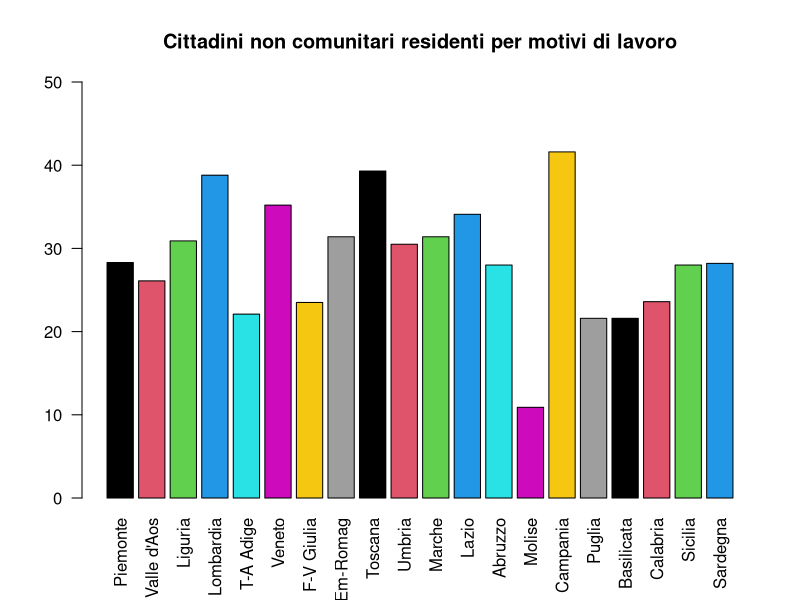
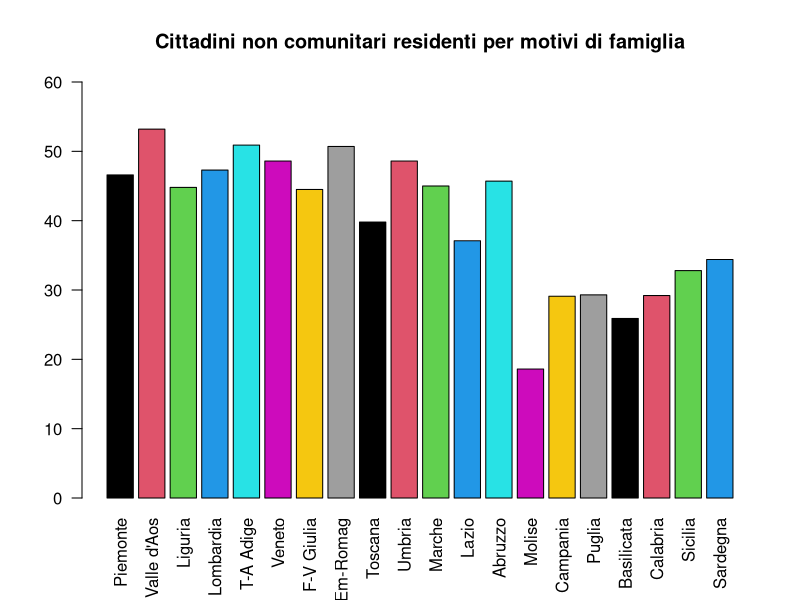
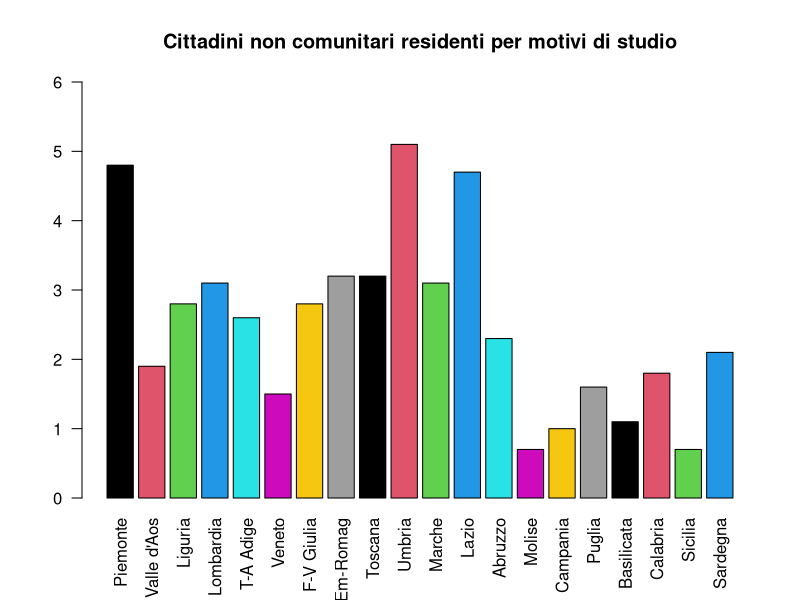
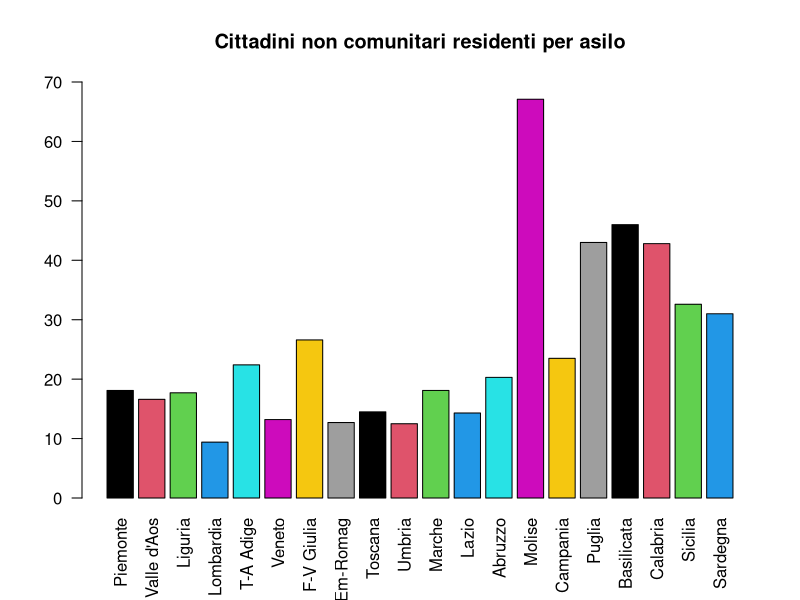
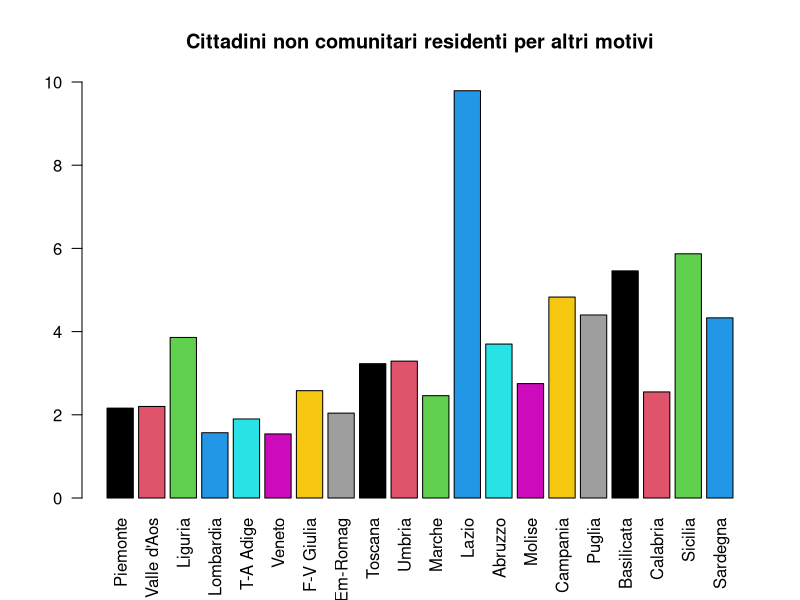
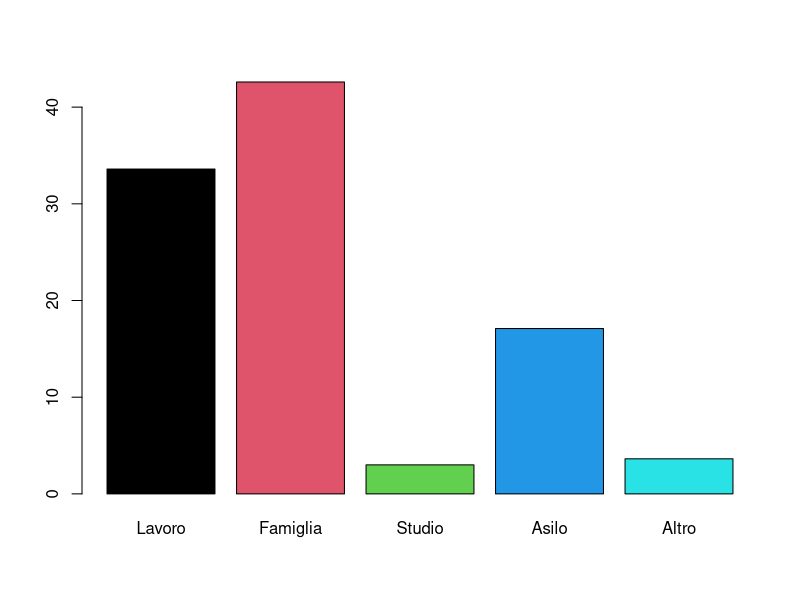
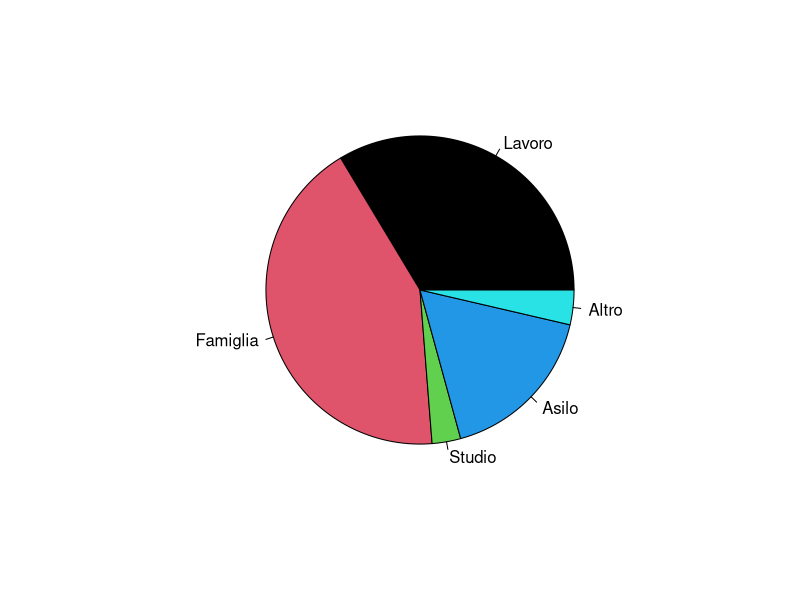
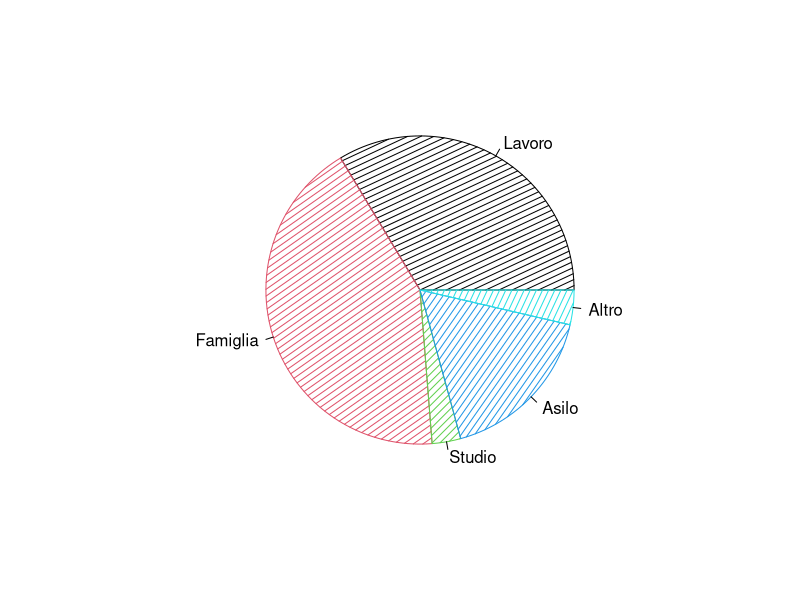

The R source for these figures, in order:
## ---- chunk 1
lavoro <- c(28.3, 26.1, 30.9, 38.8, 22.1, 35.2, 23.5, 31.4, 39.3, 30.5,
            31.4, 34.1, 28.0, 10.9, 41.6, 21.6, 21.6, 23.6, 28.0, 28.2)
famiglia <- c(46.6, 53.2, 44.8, 47.3, 50.9, 48.6, 44.5, 50.7, 39.8, 48.6, 
              45.0, 37.1, 45.7, 18.6, 29.1, 29.3, 25.9, 29.2, 32.8, 34.4)
studio <- c(4.8, 1.9, 2.8, 3.1, 2.6, 1.5, 2.8, 3.2, 3.2, 5.1, 3.1, 4.7, 
            2.3, 0.7, 1.0, 1.6, 1.1, 1.8, 0.7, 2.1)
asilo <- c(18.1, 16.6, 17.7, 9.4, 22.4, 13.2, 26.6, 12.7, 14.5, 12.5, 18.1,
           14.3, 20.3, 67.1, 23.5, 43.0, 46.0, 42.8, 32.6, 31.0)
altro <- c(2.16, 2.20, 3.86, 1.57, 1.90, 1.54, 2.58, 2.04, 3.23, 3.29, 2.46,
           9.79, 3.70, 2.75, 4.83, 4.40, 5.46, 2.55, 5.87, 4.33)
## ---- chunk 2
tabella <- cbind(lavoro, famiglia, studio, asilo, altro)
## ---- chunk 3
rownames(tabella) <- c("Piemonte", "Valle d'Aos", "Liguria",
                       "Lombardia", "T-A Adige","Veneto", 
                       "F-V Giulia", "Em-Romag", "Toscana", 
                       "Umbria", "Marche", "Lazio", "Abruzzo", 
                       "Molise", "Campania", "Puglia", 
                       "Basilicata", "Calabria", "Sicilia", "Sardegna")
tabella
## ---- chunk 4
classi <- c(0, 15, 20, 30, 50, 70)
## ---- chunk 5
table(cut(lavoro, classi))
## ---- chunk 6
table(cut(famiglia, classi))
## ---- chunk 7
table(cut(studio, classi))
## ---- chunk 8
table(cut(asilo, classi))
## ---- chunk 9
table(cut(altro, classi))
## ---- chunk 10
table(cut(lavoro, classi))/length(lavoro)
## ---- chunk 11
table(cut(famiglia, classi))/length(famiglia)
## ---- chunk 12
table(cut(studio, classi))/length(studio)
## ---- chunk 13
table(cut(asilo, classi))/length(asilo)
## ---- chunk 14
table(cut(altro, classi))/length(altro)
## ---- chunk 15
cumsum(table(cut(lavoro, classi)))
## ---- chunk 16
cumsum(table(cut(famiglia, classi)))
## ---- chunk 17
cumsum(table(cut(studio, classi)))
## ---- chunk 18
cumsum(table(cut(asilo, classi)))
## ---- chunk 19
cumsum(table(cut(altro, classi)))
## ---- chunk 20
cumsum(table(cut(lavoro, classi))/length(lavoro))

## ---- chunk 21
cumsum(table(cut(famiglia, classi))/length(famiglia))

## ---- chunk 22
cumsum(table(cut(studio, classi))/length(studio))

## ---- chunk 23
cumsum(table(cut(asilo, classi))/length(asilo))

## ---- chunk 24
cumsum(table(cut(altro, classi))/length(altro))

## ---- chunk 25
barplot(tabella[,1], col=1:20, ylim = c(0, 50), las=2, 
        main = "Cittadini non comunitari residenti per motivi di lavoro")
## ---- chunk 26
barplot(tabella[,2], col=1:20, ylim = c(0,60), las=2, 
        main = "Cittadini non comunitari residenti per motivi di famiglia")
## ---- chunk 27
barplot(tabella[,3], col=1:20, ylim = c(0,6), las=2, 
        main = "Cittadini non comunitari residenti per motivi di studio")
## ---- chunk 28
barplot(tabella[,4], col=1:20, ylim = c(0,70), las=2, 
        main = "Cittadini non comunitari residenti per asilo")
## ---- chunk 29
barplot(tabella[,5], col=1:20, ylim = c(0,10), las=2, 
        main = "Cittadini non comunitari residenti per altri motivi")
## ---- chunk 30
italia <- rbind(c(33.6, 42.6, 3.0, 17.1, 3.63))
colnames(italia) <- c("Lavoro", "Famiglia", "Studio", "Asilo", "Altro") 
barplot(italia[1,], col = 1:5)
## ---- chunk 31
pie(italia[1,], col=1:5)
## ---- chunk 32
pie(italia[1,], density = 18, angle= 15+10*(1:5), col = 1:5)
## ---- chunk 33
tabella[,4,drop=FALSE]
## ---- chunk 34
ordinata <- tabella[order(asilo, decreasing=TRUE),4 , drop = FALSE]
ordinata
## ---- chunk 35
asilo_freqRel <- ordinata[,1]/sum(asilo)
asilo_freqRelCum <- cumsum(asilo_freqRel)
asilo_freqRelCum
## ---- chunk 36
pareto <- barplot(asilo_freqRel, ylim = c(0,1.1), col=1:20, las=2)
lines(pareto, asilo_freqRelCum, type = "b", pch=16)
text(pareto-0.01, asilo_freqRelCum+0.03, paste(format(asilo_freqRelCum *100, digits=2), "%"))
## ---- chunk 37
plot(lavoro, col="blue", ylim = c(8,50), xlab = "Regioni", ylab="Tasso per lavoro")
## ---- chunk 38
plot(lavoro, col="blue", ylim = c(8,50), xlab = "Regioni", ylab="Tasso per lavoro")
lines(lavoro, col="red")
## ---- chunk 39
plot(lavoro, pch="*", ylim = c(0, 90), col="blue", ylab="Tasso", xlab="Indici regioni")
points(famiglia, pch="+", col="red")
points(studio, pch="x", col="green")
points(asilo, pch="o", col="magenta")
points(altro, pch="-", col="black")

legend(1, 90, c("lavoro", "famiglia", "studio", "asilo", "altro"), pch=c("*","+", "x", "o", "-"),
        col = c("blue", "red", "green", "magenta", "black"), ncol = 3)

## ---- chunk 40
h <- hist(famiglia, freq = TRUE, col = 1:5, main="Istogramma per motivi di famiglia", ylab="Frequenza assoluta classi", xlab = "Classi")
## ---- chunk 41
str(h)
## ---- chunk 42
fr <- h$density * 5
fr
## ---- chunk 43
h <- hist(famiglia, freq = TRUE, col = 1:5, main="Istogramma per motivi di famiglia", ylab="Frequenza assoluta classi", xlab = "Classi", breaks = classi)
## ---- chunk 44
quantile(lavoro)
## ---- chunk 45
summary(lavoro)
## ---- chunk 46
boxplot(lavoro, col = "orange", main="Boxplot tasso cittadini non comunitari residenti per motivi di lavoro")
## ---- chunk 47
quantile(famiglia)
## ---- chunk 48
summary(famiglia)
## ---- chunk 49
boxplot(famiglia, col = "red", main="Boxplot tasso cittadini non comunitari residenti per motivi di famiglia")
## ---- chunk 50
quantile(studio)
## ---- chunk 51
summary(studio)
## ---- chunk 52
boxplot(studio, col = "green", main="Boxplot tasso cittadini non comunitari residenti per motivi di studio")
## ---- chunk 53
quantile(asilo)
## ---- chunk 54
summary(asilo)
## ---- chunk 55
boxplot(asilo, col = "yellow",main="Boxplot tasso cittadini non comunitari residenti per motivi di asilo")
## ---- chunk 56
quantile(altro)
## ---- chunk 57
summary(altro)
## ---- chunk 58
boxplot(altro, col = "purple", main="Boxplot tasso cittadini non comunitari residenti per altri motivi")
## ---- chunk 59
boxplot(lavoro, famiglia, studio, asilo, altro, col = c("orange","red","green","yellow", "purple"), names = c("lavoro", "famiglia", "studio", "asilo", "altro"))
## ---- chunk 60
motivi <- data.frame(lavoro, famiglia, studio, asilo, altro)
## ---- chunk 61
pairs(motivi, main="Scatterplot per le coppie di variabili")
## ---- chunk 62
plot(motivi$lavoro, motivi$famiglia, xlab="Lavoro", ylab="Famiglia", main="Motivi di lavoro in relazione ai motivi di famiglia")
## ---- chunk 63
plot(ecdf(famiglia), main = "Funzione di distribuzione empirica discreta")
## ---- chunk 64
plot(ecdf(round(studio, digits = 0)), main="Funzione di distribuzione empirica discreta", col="red")
## ---- chunk 65
fempcont_classi <- c(0,15,25,30,35,40,45,50,55,60,70)

Ffamiglia <- cumsum(table(cut(famiglia, breaks=fempcont_classi, right =FALSE)))/length(famiglia)
Ffamiglia
## ---- chunk 66
Ffamiglia <- c(0, Ffamiglia)
plot(fempcont_classi, Ffamiglia, type = "b", axes = FALSE, main = "Funzione di distribuzione empirica continua", ylab ="Funzione", xlab = "Classi", col = "red")
axis(1, fempcont_classi)
axis(2, format(Ffamiglia, digits=2))
box()
## ---- chunk 67
Flavoro <- cumsum(table(cut(lavoro, breaks=fempcont_classi, right =FALSE)))/length(lavoro)
Flavoro <- c(0, Flavoro)
plot(fempcont_classi, Flavoro, type = "b", axes = FALSE, main = "Funzione di distribuzione empirica continua", ylab ="Funzione", xlab = "Classi", col = "red")
axis(1, fempcont_classi)
axis(2, format(Flavoro, digits=2))
box()
## ---- chunk 68
Fasilo <- cumsum(table(cut(asilo, breaks=fempcont_classi, right =FALSE)))/length(asilo)
Fasilo <- c(0, Fasilo)
plot(fempcont_classi, Fasilo, type = "b", axes = FALSE, main = "Funzione di distribuzione empirica continua", ylab ="Funzione", xlab = "Classi", col = "red")
axis(1, fempcont_classi)
axis(2, format(Fasilo, digits=2))
box()
## ---- chunk 69
fempcont_classi1 <- c(0,2,4,6,8,10)
Fstudio <- cumsum(table(cut(studio, breaks=fempcont_classi1, right =FALSE)))/length(studio)
Fstudio <- c(0, Fstudio)
plot(fempcont_classi1, Fstudio, type = "b", axes = FALSE, main = "Funzione di distribuzione empirica continua", ylab ="Funzione", xlab = "Classi", col = "red")
axis(1, fempcont_classi1)
axis(2, format(Fstudio, digits=2))
box()
## ---- chunk 70
Faltro <- cumsum(table(cut(altro, breaks=fempcont_classi1, right =FALSE)))/length(altro)
Faltro <- c(0, Faltro)
plot(fempcont_classi1, Faltro, type = "b", axes = FALSE, main = "Funzione di distribuzione empirica continua", ylab ="Funzione", xlab = "Classi", col = "red")
axis(1, fempcont_classi)
axis(2, format(Faltro, digits=2))
box()
## ---- chunk 71
mean(lavoro)
## ---- chunk 72
mean(famiglia)

## ---- chunk 73
mean(studio)
## ---- chunk 74
mean(asilo)
## ---- chunk 75
mean(altro)
## ---- chunk 76
median(lavoro)
## ---- chunk 77
median(famiglia)
## ---- chunk 78
median(studio)
## ---- chunk 79
median(asilo)
## ---- chunk 80
median(altro)
## ---- chunk 81
moda <- function(v){
  y<-table(v)
  z<-which(y==max(y))
  return(c(z))
}
## ---- chunk 82
moda(lavoro)
## ---- chunk 83
moda(famiglia)
## ---- chunk 84
moda(studio)
## ---- chunk 85
moda(asilo)
## ---- chunk 86
moda(altro)
## ---- chunk 87
par(mfrow = c(2,2))
plot(fempcont_classi, Flavoro, type="b", main="Funzione di distribuzione empirica discreta di lavoro", col="red")
abline(h=0.5, lty=2, col="blue")
plot(fempcont_classi, Ffamiglia, type="b", main="Funzione di distribuzione empirica discreta di famiglia", col="red")
abline(h=0.5, lty=2, col="blue")
plot(fempcont_classi, Fasilo, type="b", main="Funzione di distribuzione empirica discreta di asilo", col="red")
abline(h=0.5, lty=2, col="blue")
plot(fempcont_classi1, Fstudio, type="b", main="Funzione di distribuzione empirica discreta di studio", col="red")
abline(h=0.5, lty=2, col="blue")
plot(fempcont_classi1, Faltro, type="b", main="Funzione di distribuzione empirica discreta di altro", col="red")
abline(h=0.5, lty=2, col="blue")
## ---- chunk 88
quantile(lavoro, 0.5, type=1)
## ---- chunk 89
quantile(famiglia, 0.5, type=1)
## ---- chunk 90
quantile(studio, 0.5, type=1)
## ---- chunk 91
quantile(asilo, 0.5, type=1)
## ---- chunk 92
quantile(altro, 0.5, type=1)
